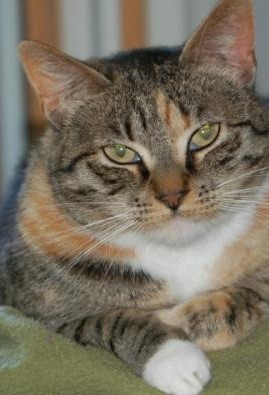
#> input picture cat1.jpg, 269 x 395 px, found by its file name
$ jupyter execute Images_stitcher.ipynb
#> lines starting #> are read from the running program, lines starting #| are printed output that depends on the picture
[cell 1]
import numpy as np
import imutils
import cv2
import argparse

def stitch(images, ratio_dist=0.75, threshold = 4.0, draw_kp = False, type_s="H"): #main function which calls the others and stitch
    (imageB, imageA) = images
    (kpsA, featuresA) = detectAndDescribe(imageA)
    (kpsB, featuresB) = detectAndDescribe(imageB)

    M = matchKeypoints(kpsA, kpsB,featuresA, featuresB, ratio_dist, threshold, (imageB.shape,imageA.shape))

    if M is None:
        return (None,None)
    else:
        (matches, H, status, dist_) = M

        if type_s=="V":
            if imageB.shape[1]>=imageA.shape[1]:
                result = cv2.warpPerspective(imageA, H,(imageB.shape[1], imageA.shape[0] + imageB.shape[0]-dist_))
            else:
                result = cv2.warpPerspective(imageA, H,(imageA.shape[1], imageA.shape[0] + imageB.shape[0]-dist_))
        else:
            if imageA.shape[0]>=imageB.shape[0]:
                result = cv2.warpPerspective(imageA, H,(imageA.shape[1] + imageB.shape[1]-dist_, imageA.shape[0]))
            else:
                result = cv2.warpPerspective(imageA, H,(imageA.shape[1] + imageB.shape[1], imageB.shape[0]))

        result[0:imageB.shape[0], 0:imageB.shape[1]] = imageB


        if draw_kp:
            vis = drawMatches(imageA, imageB, kpsA, kpsB, matches,status)
            return (result, vis)

        return (result, None)

def detectAndDescribe(image): #find feature points in each image

    gray = cv2.cvtColor(image, cv2.COLOR_BGR2GRAY)

    descriptor = cv2.xfeatures2d.SIFT_create()
    (kps, features) = descriptor.detectAndCompute(image, None)

    return (kps, features)

def matchKeypoints(kpsA, kpsB, featuresA, featuresB,ratio, threshold,shapes):#match feature points between the two images and estimate the homography matrices

    matcher = cv2.DescriptorMatcher_create("BruteForce")
    rawMatches = matcher.knnMatch(featuresA, featuresB, 2)
    shapeB,_=shapes
    matches = []

    for m in rawMatches:
        if len(m) == 2 and m[0].distance < m[1].distance * ratio:
            matches.append((m[0].trainIdx, m[0].queryIdx))

    if len(matches) >= 4:

        kpsA_list=[kpsA[i] for (_, i) in matches]
        kpsB_list=[kpsB[i] for (i, _) in matches]
        ptsA=np.array([kp.pt for kp in kpsA_list],dtype=np.float32)
        ptsB=np.array([kp.pt for kp in kpsB_list],dtype=np.float32)

        if type_s=="V":
            dist_=int(shapeB[0]-np.max(ptsB[0,:])-np.max(ptsA[0,:]))
        else:
            dist_=int((shapeB[1]-np.min(ptsB[:,0]))-(np.min(ptsA[:,0])))#to 'crop' the black zone in the stitched image

        (H, status) = cv2.findHomography(ptsA, ptsB, cv2.RANSAC, threshold)


        return (matches, H, status, dist_)
    else:
        return None

def drawMatches(imageA, imageB, kpsA, kpsB, matches, status): #draw the matched feature points in the images
    (hA, wA) = imageA.shape[:2]
    (hB, wB) = imageB.shape[:2]
    vis = np.zeros((max(hA, hB), wA + wB, 3), dtype="uint8")
    vis[0:hA, 0:wA] = imageA
    vis[0:hB, wA:] = imageB

    for ((trainIdx, queryIdx), s) in zip(matches, status):

        if s == 1:

            ptA = (int(kpsA[queryIdx].pt[0]), int(kpsA[queryIdx].pt[1]))
            ptB = (int(kpsB[trainIdx].pt[0]) + wA, int(kpsB[trainIdx].pt[1]))
            cv2.line(vis, ptA, ptB, (0, 255, 0), 1)

    return vis

#load images to stitch
imageA = cv2.imread('C:\\Users\\Administrateur\\Documents\\MASTER\\color_images\\cat1.jpg')
#> imageA is the input picture: shape (395, 269, 3); mean B, G, R 96.7, 112.7, 121.3
imageB = cv2.imread('C:\\Users\\Administrateur\\Documents\\MASTER\\color_images\\cat2.jpg')
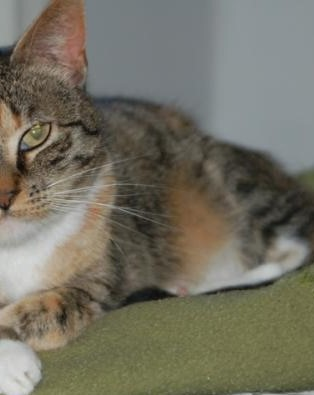
#> input picture cat2.jpg, 314 x 395 px, found by its file name
#> imageB is the input picture: shape (395, 314, 3); mean B, G, R 98, 112, 115.2
type_s=input("By default images are stitch horizontally, press 'V' to stitch vertically or press any key to skip")

# stitch the images together to create a panorama

(result,vis) = stitch([imageA, imageB], 0.75, 4.0, True,type_s)
#> in detectAndDescribe, `gray = cv2.cvtColor(image, cv2.COLOR_BGR2GRAY)`:
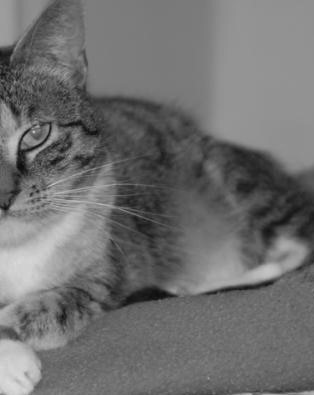
#> gray: shape (395, 314); min 10, max 221, mean 111.4
#> in detectAndDescribe, `(kps, features) = descriptor.detectAndCompute(image, None)`: kps = 348 keypoints; strongest (x, y, size): (31, 155, 5.5), (25, 133, 2.6), (23, 135, 2.4), (267, 271, 11.3)
#> in stitch, `(kpsA, featuresA) = detectAndDescribe(imageA)`: kpsA has the same summary as kps in detectAndDescribe
#> in detectAndDescribe (call 2), `gray = cv2.cvtColor(image, cv2.COLOR_BGR2GRAY)`:
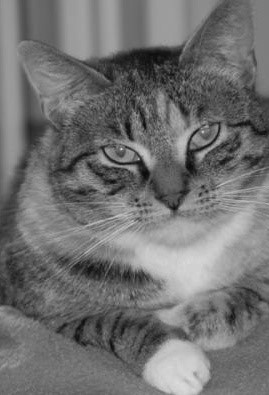
#> gray: shape (395, 269); min 6, max 220, mean 113.5
#> in detectAndDescribe (call 2), `(kps, features) = descriptor.detectAndCompute(image, None)`: kps = 709 keypoints; strongest (x, y, size): (200, 155, 5.5), (133, 168, 5.1), (194, 133, 2.6), (192, 135, 2.3)
#> in stitch, `(kpsB, featuresB) = detectAndDescribe(imageB)`: kpsB has the same summary as kps in detectAndDescribe
#> in matchKeypoints, `rawMatches = matcher.knnMatch(featuresA, featuresB, 2)`: rawMatches = 348 matches
#> after the loop in matchKeypoints, `for m in rawMatches:`: matches = 218 pairs, first value 399 to 708, second value 5 to 306
#> in matchKeypoints, `kpsA_list=[kpsA[i] for (_, i) in matches]`: kpsA_list = 218 keypoints; strongest (x, y, size): (31, 155, 5.5), (25, 133, 2.6), (23, 135, 2.4), (40, 145, 2.7)
#> in matchKeypoints, `kpsB_list=[kpsB[i] for (i, _) in matches]`: kpsB_list = 218 keypoints; strongest (x, y, size): (200, 155, 5.5), (194, 133, 2.6), (192, 135, 2.3), (209, 145, 2.7)
#> in matchKeypoints, `ptsA=np.array([kp.pt for kp in kpsA_list],dtype=np.float32)`: ptsA = 218 pairs, first value 5.58 to 151.4, second value 17.28 to 386.6
#> in matchKeypoints, `ptsB=np.array([kp.pt for kp in kpsB_list],dtype=np.float32)`: ptsB = 218 pairs, first value 160.2 to 262.3, second value 17.44 to 388.5
#> in matchKeypoints, `dist_=int((shapeB[1]-np.min(ptsB[:,0]))-(np.min(ptsA[:,0])))#to 'crop'..`: dist_ = 103
#> in matchKeypoints, `(H, status) = cv2.findHomography(ptsA, ptsB, cv2.RANSAC, threshold)`: H = [[1, -0.000213, 169], [0.000826, 1, 0.0127], [4.46e-06, -9.82e-07, 1]]; status = 218 values, max 1 at index 0, min 0 at index 217, mean 0.995
#> in stitch, `(matches, H, status, dist_) = M`: dist_ = 103
#> in stitch, `result = cv2.warpPerspective(imageA, H,(imageA.shape[1] + imageB.shape..`:
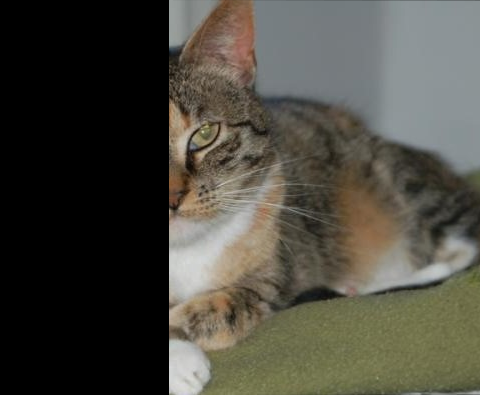
#> result: shape (395, 480, 3); mean B, G, R 63.4, 72.5, 74.6
#> in stitch, `result[0:imageB.shape[0], 0:imageB.shape[1]] = imageB`:
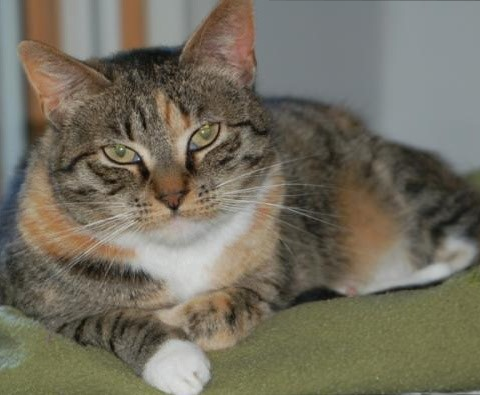
#> result: shape (395, 480, 3); mean B, G, R 95.7, 110.5, 115.3
#> in drawMatches, `vis[0:hA, 0:wA] = imageA`:
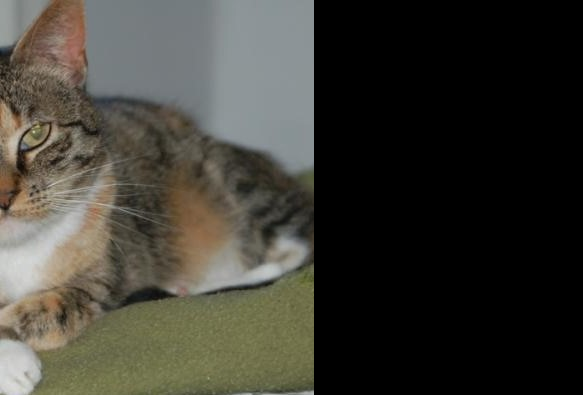
#> vis: shape (395, 583, 3); mean B, G, R 52.8, 60.3, 62
#> in drawMatches, `vis[0:hB, wA:] = imageB`:
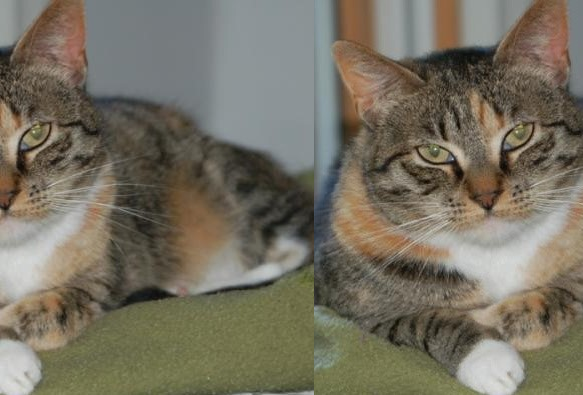
#> vis: shape (395, 583, 3); mean B, G, R 97.4, 112.3, 118
#> the loop in drawMatches, `for ((trainIdx, queryIdx), s) in zip(matches, status): ` made 218 passes
#> (trainIdx, queryIdx, ptA, ptB) on passes 1 to 12: (438, 5, (5, 101), (488, 101)), (440, 6, (6, 309), (489, 309)), (442, 7, (6, 203), (489, 203)), (443, 8, (7, 63), (490, 63)), (446, 9, (9, 205), (491, 205)), (448, 11, (9, 94), (492, 94)), (449, 12, (9, 94), (492, 94)), (450, 13, (10, 114), (493, 114)), (453, 15, (11, 57), (494, 58)), (456, 17, (12, 88), (495, 88)), (457, 18, (12, 88), (495, 88)), (459, 19, (12, 88), (495, 88))
#> (ptA, ptB) on passes 61 to 66: ((29, 115), (512, 115)), ((29, 115), (512, 115)), ((29, 89), (512, 89)), ((29, 89), (512, 89)), ((30, 317), (513, 317)), ((30, 190), (513, 190))
#> after the loop in drawMatches, `for ((trainIdx, queryIdx), s) in zip(matches, status):`:
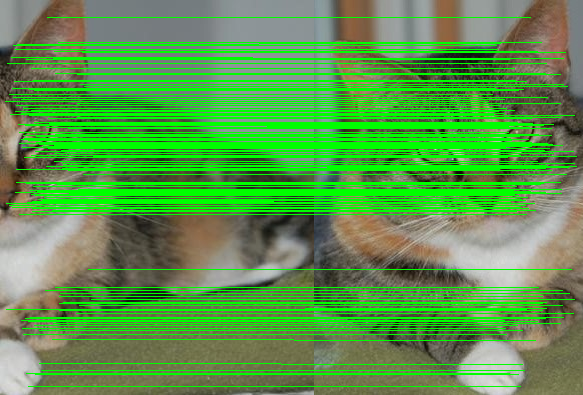
#> vis: shape (395, 583, 3); mean B, G, R 74.5, 151.4, 90.3
if result is not None:

    cv2.imshow("Image A", imageA)
    cv2.waitKey(0)
    cv2.imshow("Image B", imageB)
    cv2.waitKey(0)
    cv2.imshow("Keypoint Matches", vis)
    cv2.imshow("Result", result)
    cv2.waitKey(0)
    cv2.imwrite("Panorama_H.jpg",result)
else:
    print("No features points")
